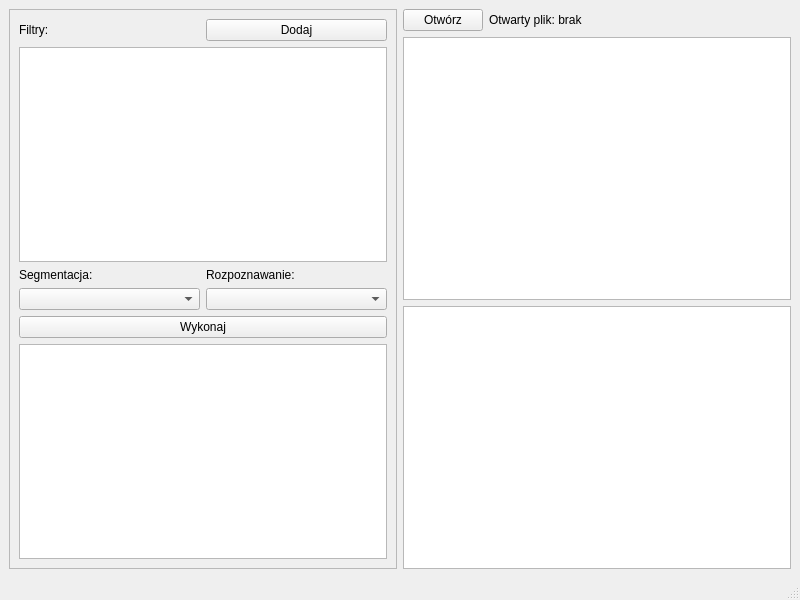
<?xml version="1.0" encoding="UTF-8"?>
<ui version="4.0">
 <class>MainWindow</class>
 <widget class="QMainWindow" name="MainWindow">
  <property name="geometry">
   <rect>
    <x>0</x>
    <y>0</y>
    <width>800</width>
    <height>600</height>
   </rect>
  </property>
  <property name="windowTitle">
   <string>MainWindow</string>
  </property>
  <widget class="QWidget" name="centralwidget">
   <layout class="QHBoxLayout" name="horizontalLayout">
    <item>
     <widget class="QFrame" name="frame">
      <property name="frameShape">
       <enum>QFrame::StyledPanel</enum>
      </property>
      <property name="frameShadow">
       <enum>QFrame::Raised</enum>
      </property>
      <layout class="QVBoxLayout" name="verticalLayout">
       <item>
        <layout class="QHBoxLayout" name="horizontalLayout_3">
         <property name="topMargin">
          <number>0</number>
         </property>
         <item>
          <widget class="QLabel" name="label">
           <property name="text">
            <string>Filtry:</string>
           </property>
          </widget>
         </item>
         <item>
          <widget class="QPushButton" name="filter_button">
           <property name="text">
            <string>Dodaj</string>
           </property>
          </widget>
         </item>
        </layout>
       </item>
       <item>
        <widget class="QListWidget" name="filter_list"/>
       </item>
       <item>
        <layout class="QHBoxLayout" name="horizontalLayout_6">
         <property name="topMargin">
          <number>0</number>
         </property>
         <item>
          <widget class="QLabel" name="label_2">
           <property name="text">
            <string>Segmentacja:</string>
           </property>
          </widget>
         </item>
         <item>
          <widget class="QLabel" name="label_3">
           <property name="text">
            <string>Rozpoznawanie:</string>
           </property>
          </widget>
         </item>
        </layout>
       </item>
       <item>
        <layout class="QHBoxLayout" name="horizontalLayout_4">
         <property name="topMargin">
          <number>0</number>
         </property>
         <item>
          <widget class="QComboBox" name="segmentation_combo"/>
         </item>
         <item>
          <widget class="QComboBox" name="recognition_combo"/>
         </item>
        </layout>
       </item>
       <item>
        <layout class="QHBoxLayout" name="horizontalLayout_5">
         <property name="topMargin">
          <number>0</number>
         </property>
         <item>
          <widget class="QPushButton" name="results_button">
           <property name="text">
            <string>Wykonaj</string>
           </property>
          </widget>
         </item>
        </layout>
       </item>
       <item>
        <widget class="QListWidget" name="results_list"/>
       </item>
      </layout>
     </widget>
    </item>
    <item>
     <layout class="QVBoxLayout" name="verticalLayout_2">
      <item>
       <layout class="QHBoxLayout" name="horizontalLayout_2">
        <property name="topMargin">
         <number>0</number>
        </property>
        <item>
         <widget class="QPushButton" name="file_button">
          <property name="sizePolicy">
           <sizepolicy hsizetype="Fixed" vsizetype="Fixed">
            <horstretch>0</horstretch>
            <verstretch>0</verstretch>
           </sizepolicy>
          </property>
          <property name="text">
           <string>Otwórz</string>
          </property>
         </widget>
        </item>
        <item>
         <widget class="QLabel" name="file_label">
          <property name="text">
           <string>Otwarty plik: brak</string>
          </property>
         </widget>
        </item>
       </layout>
      </item>
      <item>
       <widget class="QGraphicsView" name="preview"/>
      </item>
      <item>
       <widget class="QTextBrowser" name="text_preview"/>
      </item>
     </layout>
    </item>
   </layout>
  </widget>
  <widget class="QMenuBar" name="menubar">
   <property name="geometry">
    <rect>
     <x>0</x>
     <y>0</y>
     <width>800</width>
     <height>22</height>
    </rect>
   </property>
  </widget>
  <widget class="QStatusBar" name="statusbar"/>
 </widget>
 <resources/>
 <connections/>
</ui>
